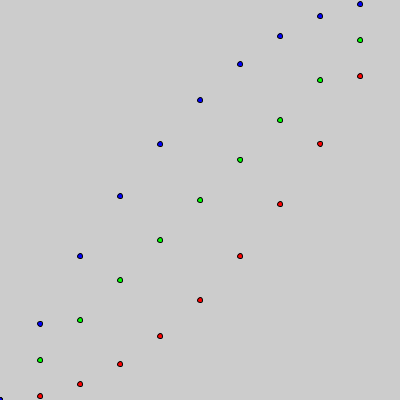
Frame 1 (no input)
Frame 2 (the mouse pressed at the canvas centre, redrawn once): identical to frame 1, image omitted

The Processing sketch that drew this single still picture (run headless with seeded random() and noise(); the mouse was pressed at the canvas centre and the sketch redrawn once):

// Processing sketch: SamplingBounds
// ── SamplingBounds.pde
// Reference math functions http://sol.gfxile.net/interpolation/

//Declare Vars and Import Libs
float N, v, X, A, B;


//Runs once
void setup() 
  {
    size(400 , 400);
    noLoop();
    
    N = 10;
    B = 0;
    A = 400;
    
    
    for (int i = 0; i < N; i++)
    {
      v = i / N;
      v = v * v;
      X = (A * v) + (B * (1 - v));
      println(X);
      fill(255,0,0);
      ellipse(i * (width/N),height-X, 5, 5);
    } 
    
    for (int i = 0; i < N; i++)
    {
      v = i / N;
      X = (A * v) + (B * (1 - v));
      fill(0,255,0);
      println(X);
      ellipse(i * (width/N),height-X, 5, 5);
    } 
    
    for (int i = 0; i < N; i++)
    {
      v = i / N;
      v = 1 - (1 - v) * (1 - v);
      X = (A * v) + (B * (1 - v));
      fill(0,0,255);
      ellipse(i * (width/N),height-X, 5, 5);
    } 

  }
  
//Loops by default @ 60fps
void draw()
  {

  
  }
  
